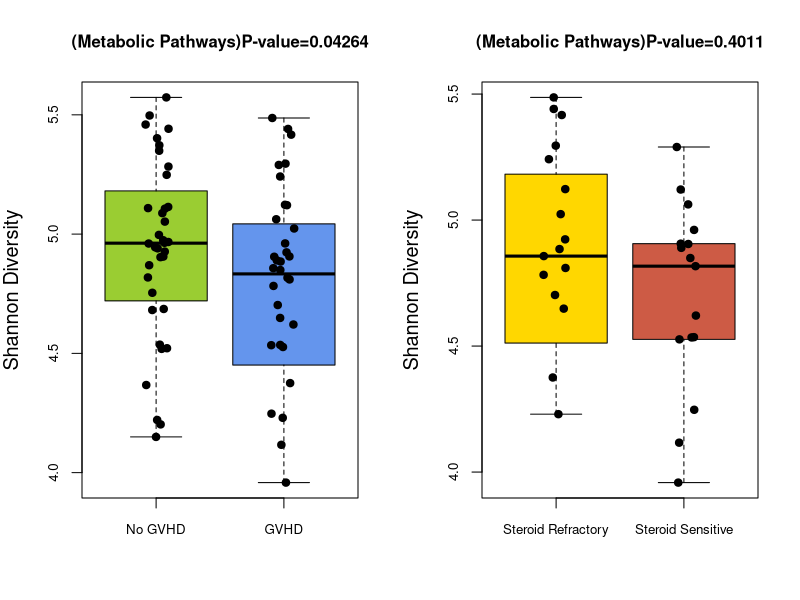

R code for this plot:
pdf("Plots/Humann3ShannonDiversity.pdf", width=8, height=4)
par(mfrow=c(1,2))
library("vegan")
library("coin")

rm(list = ls())
meta<-read.delim("metaGvN.txt", sep = "\t", header=T, row.names = 1)
myT<-read.delim("CountsTables/unstratified.txt", 
                row.name = 1, sep = "\t", header = T, check.names = F)
meta<-meta[intersect(rownames(meta), colnames(myT)), , drop = F]
myT<-myT[, intersect(rownames(meta), colnames(myT)), drop = F]
group1<-rownames(meta)[meta$dx == "no_gvhd"]
group2<-rownames(meta)[meta$dx == "gvhd"]
T1<-myT[, group1, drop = F]
T2<-myT[, group2, drop = F]
H1<-diversity(T1, MARGIN = 2)
H2<-diversity(T2, MARGIN = 2)
H3<-diversity(myT, MARGIN = 2)
wilcoxP<-pvalue(wilcox_test(H3~factor(meta$dx)))
x<-list("No GVHD"=H1, "GVHD"=H2)
boxplot(x, outline = F,
        cex.lab = 1.2, cex.axis = 0.8, cex.main = 1, 
        col=c("olivedrab3", "cornflowerblue"),
        ylab = "Shannon Diversity",
        main = paste0("(Metabolic Pathways)P-value=",signif(wilcoxP, 4)))
stripchart(x, method="jitter", 
           vertical=T, pch=19, add=T)

rm(list = ls())
meta<-read.delim("metaSvR.txt", sep = "\t", header=T, row.names = 1)
myT<-read.delim("CountsTables/unstratified.txt", 
                row.name = 1, sep = "\t", header = T, check.names = F)
meta<-meta[intersect(rownames(meta), colnames(myT)), , drop = F]
myT<-myT[, intersect(rownames(meta), colnames(myT)), drop = F]
group1<-rownames(meta)[meta$dx == "steroid_refractory_gvhd"]
group2<-rownames(meta)[meta$dx == "steroid_sensitive_gvhd"]
T1<-myT[, group1, drop = F]
T2<-myT[, group2, drop = F]
H1<-diversity(T1, MARGIN = 2)
H2<-diversity(T2, MARGIN = 2)
H3<-diversity(myT, MARGIN = 2)
wilcoxP<-pvalue(wilcox_test(H3~factor(meta$dx)))
x<-list("Steroid Refractory"=H1, "Steroid Sensitive"=H2)
boxplot(x, outline = F,
        cex.lab = 1.2, cex.axis = 0.8, cex.main = 1, 
        col=c("gold1", "coral3"),
        ylab = "Shannon Diversity",
        main = paste0("(Metabolic Pathways)P-value=",signif(wilcoxP, 4)))
stripchart(x, method="jitter", 
           vertical=T, pch=19, add=T)

dev.off()
